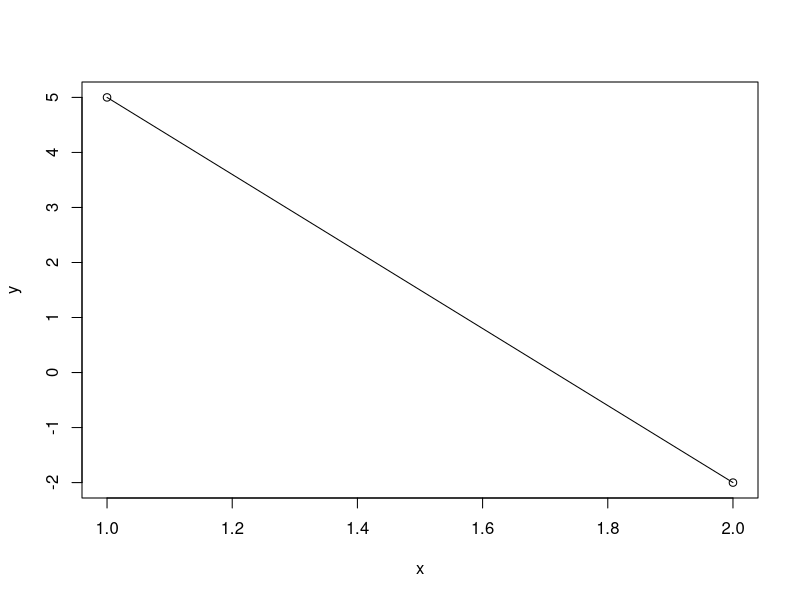

Write the R code that produced this figure. (Note: this script raises an error after producing the figure.)
#Playing with trapezoids
#Sara DeLaurentis
#2022-05-24

#Stuff I'm trying:
#Create a line between two points.
#Solve for x = 0

library(tidyverse)
library(dplyr)
library(lubridate)


#create simple matrix, 2x2 or 2x4
data.2.4 <- matrix(c(1,2,3,4,5,-2,7,9), nrow = 4, ncol = 2, dimnames = list(c("p1", "p2", "p3", "p4"), c("x","y")))

data <- matrix(c(1,2,5,-2), nrow = 2, ncol = 2, dimnames = list(c("p1", "p2"), c("x","y")))


#line1 <- line(c(p1,p2))
#line is from stats package. Is that part of base R? It creates a tukeyline object, and I don't know if it's optimal for my use.

plot(data)
segments(1,5, x1=2, y1=-2)

line2 <- lm(y~x, as.data.frame(data))
summary(line2)

co <- coef(line2)
int <- co["(Intercept)"]
slope <- co["x"]

x <- (-slope)/int
x
nupoint <- c(x, y = 0)
nupoint

out <- rbind(data, nupoint)
out

#y = mx + b

#0 = mx + b
#-b/m = x

#-int/co = x
#create point: xy.coords(-int/co, y = 0)


solve()

str(line1)
plot(line1)

#example from help file:
ff <- stats::fft(1:9)
xy.coords(ff)
xy.coords(ff, xlab = "fft") # labels "Re(fft)",  "Im(fft)"


